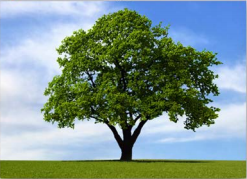
#> input picture ch02/images/tree_input.png, 247 x 179 px
$ jupyter execute motion-blur.ipynb
#> lines starting #> are read from the running program, lines starting #| are printed output that depends on the picture
## Frequency in Images

Frequency in images are the slope of change.

- Plain image has lower frequency
- Sharp change has high requency

Blur can be treated as low frequency filter

[cell 1]
import cv2
import numpy as np
from matplotlib import pyplot as plt

img = cv2.cvtColor(cv2.imread("images/tree_input.png"), cv2.COLOR_BGR2RGB)
rows, cols, channels = img.shape
#> rows = 179; cols = 247; channels = 3
plt.imshow(img)

[cell 2]
def blur(size=15):
#> called with size = 3
    kernel_motion_blur = np.zeros((size, size))
    kernel_motion_blur[int((size-1)/2), :] = np.ones(size)
    kernel_motion_blur /= size
    print(kernel_motion_blur.shape)

    print(kernel_motion_blur)
    output = cv2.filter2D(img, -1, kernel_motion_blur)
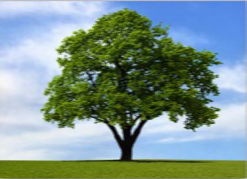
#> output: shape (179, 247, 3); mean R, G, B 125.7, 149, 143
    plt.imshow(output)

[cell 3]
blur(3)

[cell 4]
blur(7)
#> call 2 of blur, with size = 7
#> in blur (call 2), `output = cv2.filter2D(img, -1, kernel_motion_blur)`:
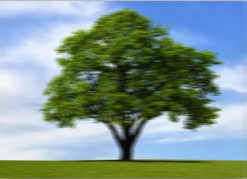
#> output: shape (179, 247, 3); mean R, G, B 125.7, 149, 143

$ run again, with ch02/images/house_input.png copied over ch02/images/tree_input.png
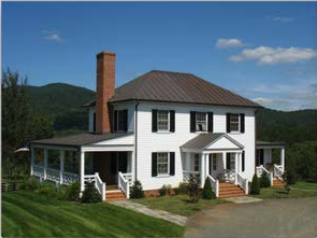
#> input picture ch02/images/house_input.png, 317 x 238 px
#> in blur (call 2), `output = cv2.filter2D(img, -1, kernel_motion_blur)`:
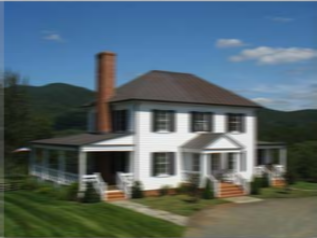
#> output: shape (238, 317, 3); mean R, G, B 84.7, 102, 108.3

$ run again, with ch02/images/image_02_008.png copied over ch02/images/tree_input.png
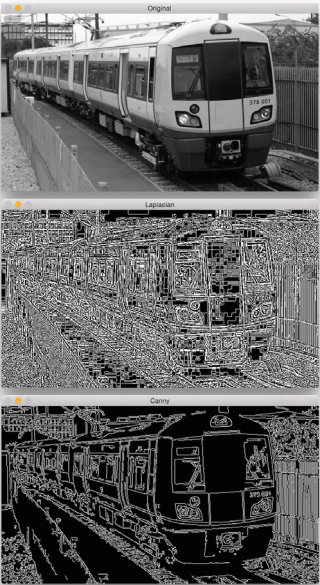
#> input picture ch02/images/image_02_008.png, 320 x 585 px
#> in blur, `output = cv2.filter2D(img, -1, kernel_motion_blur)`:
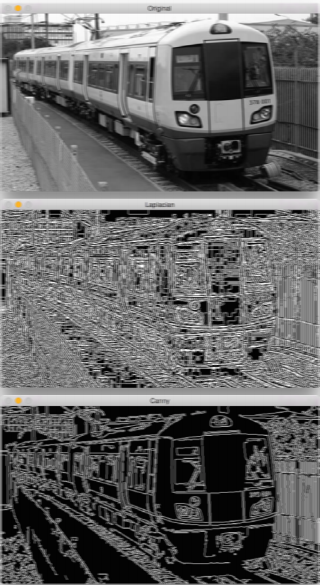
#> output: shape (585, 320, 3); mean R, G, B 99.9, 99.8, 99.8
#> in blur (call 2), `output = cv2.filter2D(img, -1, kernel_motion_blur)`:
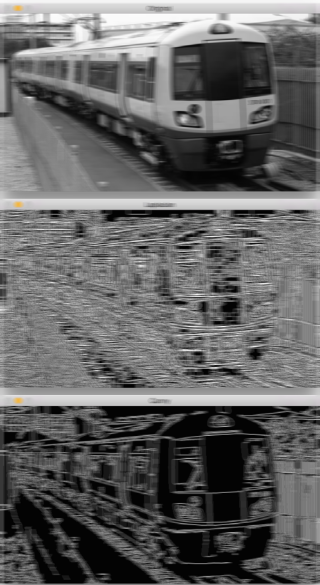
#> output: shape (585, 320, 3); mean R, G, B 99.8, 99.7, 99.7
